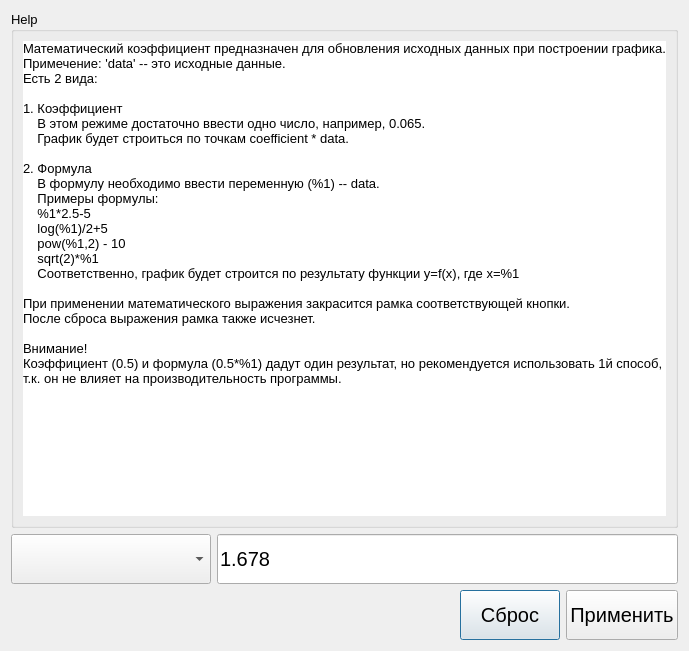
<?xml version="1.0" encoding="UTF-8"?>
<ui version="4.0">
 <class>MathExpression</class>
 <widget class="QDialog" name="MathExpression">
  <property name="geometry">
   <rect>
    <x>0</x>
    <y>0</y>
    <width>684</width>
    <height>651</height>
   </rect>
  </property>
  <property name="font">
   <font>
    <pointsize>10</pointsize>
   </font>
  </property>
  <property name="windowTitle">
   <string>Dialog</string>
  </property>
  <layout class="QVBoxLayout" name="verticalLayout">
   <item>
    <widget class="QGroupBox" name="groupBox">
     <property name="minimumSize">
      <size>
       <width>0</width>
       <height>400</height>
      </size>
     </property>
     <property name="title">
      <string>Help</string>
     </property>
     <layout class="QGridLayout" name="gridLayout_3">
      <item row="0" column="0">
       <widget class="QLabel" name="helpLabel">
        <property name="font">
         <font>
          <pointsize>10</pointsize>
         </font>
        </property>
        <property name="styleSheet">
         <string notr="true">background-color: rgb(255, 255, 255);</string>
        </property>
        <property name="text">
         <string>Математический коэффициент предназначен для обновления исходных данных при построении графика.
Примечение: 'data' -- это исходные данные.
Есть 2 вида:

1. Коэффициент
    В этом режиме достаточно ввести одно число, например, 0.065.
    График будет строиться по точкам coefficient * data.

2. Формула
    В формулу необходимо ввести переменную (%1) -- data.
    Примеры формулы:
    %1*2.5-5
    log(%1)/2+5
    pow(%1,2) - 10
    sqrt(2)*%1
    Соответственно, график будет строится по результату функции y=f(x), где x=%1

При применении математического выражения закрасится рамка соответствующей кнопки. 
После сброса выражения рамка также исчезнет.

Внимание!
Коэффициент (0.5) и формула (0.5*%1) дадут один результат, но рекомендуется использовать 1й способ, 
т.к. он не влияет на производительность программы.
</string>
        </property>
        <property name="alignment">
         <set>Qt::AlignLeading|Qt::AlignLeft|Qt::AlignTop</set>
        </property>
       </widget>
      </item>
     </layout>
    </widget>
   </item>
   <item>
    <layout class="QHBoxLayout" name="horizontalLayout_4">
     <item>
      <widget class="QComboBox" name="typeNameBox">
       <property name="minimumSize">
        <size>
         <width>200</width>
         <height>50</height>
        </size>
       </property>
       <property name="font">
        <font>
         <pointsize>17</pointsize>
        </font>
       </property>
      </widget>
     </item>
     <item>
      <widget class="QLineEdit" name="data">
       <property name="minimumSize">
        <size>
         <width>0</width>
         <height>50</height>
        </size>
       </property>
       <property name="font">
        <font>
         <pointsize>15</pointsize>
        </font>
       </property>
       <property name="text">
        <string>1.678</string>
       </property>
      </widget>
     </item>
    </layout>
   </item>
   <item>
    <layout class="QHBoxLayout" name="horizontalLayout_5">
     <item>
      <spacer name="horizontalSpacer_3">
       <property name="orientation">
        <enum>Qt::Horizontal</enum>
       </property>
       <property name="sizeHint" stdset="0">
        <size>
         <width>40</width>
         <height>20</height>
        </size>
       </property>
      </spacer>
     </item>
     <item>
      <widget class="QPushButton" name="reset">
       <property name="minimumSize">
        <size>
         <width>100</width>
         <height>50</height>
        </size>
       </property>
       <property name="font">
        <font>
         <pointsize>15</pointsize>
        </font>
       </property>
       <property name="text">
        <string>Сброс</string>
       </property>
      </widget>
     </item>
     <item>
      <widget class="QPushButton" name="apply">
       <property name="minimumSize">
        <size>
         <width>110</width>
         <height>50</height>
        </size>
       </property>
       <property name="font">
        <font>
         <pointsize>15</pointsize>
        </font>
       </property>
       <property name="text">
        <string>Применить</string>
       </property>
      </widget>
     </item>
    </layout>
   </item>
  </layout>
 </widget>
 <resources/>
 <connections/>
</ui>
